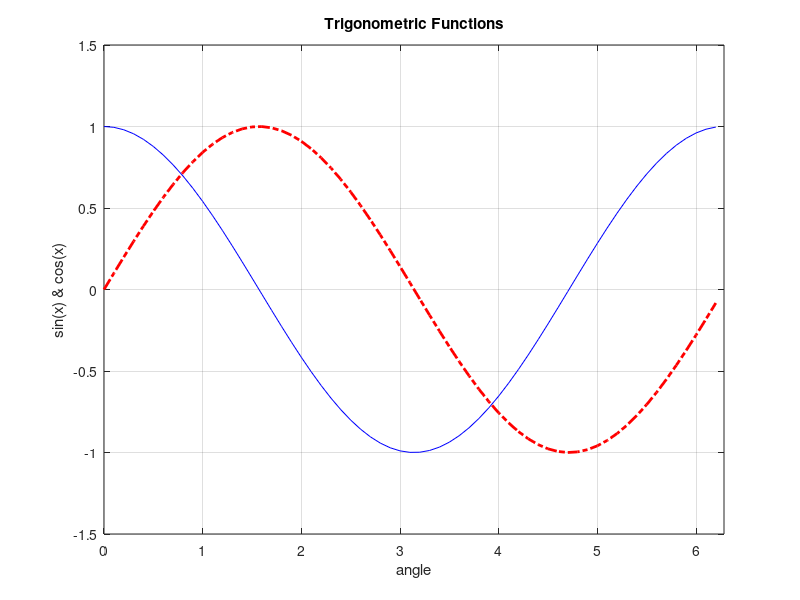

Here is the MATLAB script that generated this plot: (Note: this script raises an error after producing the figure.)
function graphs()
    close all;
    line_plot();
    stock_plot();
    scatter_plot();
    datetime_plot();
    implicit_function_plot();
    function_plot();
    line_plot_3d();
    function_plot_3d();
    logspace_plot();
    semilogy_plot();
    vertical_bar_plot();
    vertical_stack_bar_plot();
    horizontal_bar_plot();
    datetime_bar_plot();
    bar_plot_3d();
    histogram_plot();
    bivariate_histogram_plot();
    categorical_histogram_plot();
    heatmap_plot();
    pie_plot();
    pie_plot_explode();
    pie_plot_3d();
    area_plot();
    contour_plot();
    function_contour_plot();
    polar_plot();
    easy_polar_plot();
    rose_plot();
    polar_histogram_plot();
    polar_scatter_plot();
    vanilla_scatter_plot();
end

function line_plot()
    x = 0.0 : 0.1 : 2.0 * pi;
    y1 = cos(x);
    y2 = sin(x);
    
    figure;
    plot(x, y1, 'b', x, y2, 'r-.', 'LineWidth', 2);
    grid on;
    axis([0 2.0 * pi -1.5 1.5]);
    title('Trigonometric Functions');
    xlabel('angle');
    ylabel('sin(x) & cos(x)');
end

function stock_plot()
    t1 = datetime(2018, 1, 1, 8, 0, 0);
    t2 = datetime(2020, 1, 1, 8, 0, 0);
    t = t1 : t2;
    rd = rand(length(t), 2) .* 100.0;
    series = [{'随便'}, {'不知道'}];
    
    figure;
    plot(t, rd);
    datetick('x');
    xlabel('Date');
    ylabel('Index Value');
    title('Relative Daily Index Closings');
    legend(series, 'Location', 'northwest');
end

function scatter_plot()
    x = 0.0 : 0.1 : 2.0 * pi;
    y1 = sin(x) + rand() * 2.0;
    y2 = cos(x) + rand() * 2.0;
    figure;
    plot(x, y1, 'bo');
    hold on;
    plot(x, y2, 'r+');
    axis([0 2.0 * pi -5.0 5.0]);
    title('RV plot');
    xlabel('It doesn''t matter');
    ylabel('I dunno');
    series = [{'dunno'}, {'doesn''t matter'}];
    legend(series, 'Location', 'northeast');
end

function datetime_plot()
    t1 = datetime(2020, 7, 2, 8, 0, 0);
    t2 = datetime(2020, 9, 5, 8, 0, 0);
    t = t1 : t2;
    rd1 = sin(datenum(t)) + rand() * 2.0;
    figure;
    plot(t, rd1);
    limits = [t1, t2];
    xlim(limits);
    ax = gca;
    ax.XAxis.TickLabelFormat = 'MMMM dd';
    ax.XAxis.TickLabelRotation = 40;
    xlabel('date');
    ylabel('dunno');
    title('Random Heat Map');
end

function implicit_function_plot()
    figure;
    fimplicit(@(x, y) (x .^ 2.0 + y .^ 2.0) .^ 2.0 - x .^ 2.0 + y .^ 2.0, [-1.1 1.1 -1.1 1.1]);
    colormap([0 0 1]);
    title('Lemniscate Function');
end

function function_plot()
    figure;
    fplot(@(x) x .^ 2 .* (3.0 - 2.0 .* x), [-1.0 1.0], 'r', 'LineWidth', 2);
    xlabel('x');
    ylabel('y');
    title('Smoothstep Function');
end

function line_plot_3d()
    x = 0.0 : 0.1 : 2.0 * pi;
    y = [
        x;
        1.5 * x;
        2.0 * x;
        2.5 * x;
        3.0 * x;
        3.5 * x;
        4.0 * x;
    ];
    z = sin(x) + cos(y);
    figure;
    plot3(x, y, z);
    box on;
    axis([0.0 2.0 * pi 0.0 2.0 * pi -10.0 10.0]);
end

function function_plot_3d()
    figure;
    fplot3(@cos, @sin, @(t) sin(5.0 * t), [-pi, pi]);
    xlabel('x');
    ylabel('y');
    zlabel('z');
    title('Rotation thing yay');
end

function logspace_plot()
    zeta = [0.01 0.02 0.05 0.1 0.2 0.5 1.0];
    colors = ['r' 'g' 'b' 'c' 'm' 'y' 'k'];
    w = logspace(-1, 1, 1000);
    figure;    
    for i = 1 : 7
        a = w .^ 2.0 - 1.0;
        b = 2.0 * w * zeta(i);
        gain = sqrt(1.0 ./ (a .^ 2.0 + b .^ 2.0));
        loglog(w, gain, 'Color', colors(i), 'LineWidth', 2);
        hold on;
    end
    axis([0.1 10 0.01 100]);
    title('Fancy graphs');
end

function semilogy_plot()
    eb = 0 : 5;
    ser = [0.1447 0.1112 0.0722 0.0438 0.0243 0.0122];
    ber = [0.0753 0.0574 0.0370 0.0222 0.0122 0.0061];
    figure;
    semilogy(eb, ser, 'bo-');
    hold on;
    semilogy(eb, ber, 'r^-');
    title('Performance of Baseband QPSK');
    xlabel('EbNo (db)');
    ylabel('SER and BER');
    legend('SER', 'BER', 'Location', 'best');
end

function vertical_bar_plot()
    a = randi(10, 1, 10);
    b = randi(10, 1, 10);
    c = randi(10, 1, 10);
    figure;
    bar(1 : 10, [a' b' c'], 1);
    axis([0 11 0 10]);
    legend('Unimportant', 'Nope', 'Whatever', 'Location', 'best');
end

function vertical_stack_bar_plot()
    a = randi(10, 1, 10)';
    b = randi(10, 1, 10)';
    c = randi(10, 1, 10)';
    figure;
    bar(1 : 10, [a b c], 0.5, 'stacked');
    axis([0 11 0 40]);
    legend('Unimportant', 'Nope', 'Whatever', 'Location', 'best');
end

function horizontal_bar_plot()
    a = randi(10, 10, 1);
    figure;
    barh(1 : 10, a, 0.9);
    axis([0 10 0 11]);
end

% So it looks like datetick is not needed here?
function datetime_bar_plot()
    t1 = datetime(2020, 8, 1);
    t2 = datetime(2020, 9, 5);
    t = t1 : t2;
    a = randi(100, length(t), 1);
    bar(t, a);
    xlabel('Date');
    ylabel('Dunno');
end

function bar_plot_3d()
    z = randi(10, 10, 3);
    figure;
    bar3(z);
    axis([0, 4, 0, 11, 0, 11]);
end

function histogram_plot()
    rv = floor((rand(10, 100, 3) .^ 2.0) .* 10.0);
    figure;
    h1 = histogram(rv(:, 1));
    hold on;
    histogram(rv(:, 2), h1.BinEdges);
    histogram(rv(:, 3), h1.BinEdges);
    hold off;
    legend('A', 'B', 'C');
end

function bivariate_histogram_plot()
    x = randn(10000, 1);
    y = randn(10000, 1);
    figure;
    histogram2(x, y);
end

function categorical_histogram_plot()
    rv = randi(4, 100, 1);
    rv = categorical(rv, [1 2 3 4], {'Poor', 'Fair', 'Good', 'Excellent'});
    figure;
    histogram(rv);
end

function heatmap_plot()
    names = {'hello'; 'goodbye'; 'whatever'; 'random'};
    age = randi(10, length(names), 1);
    t = table(names, age);
    figure;
    heatmap(t, 'names', 'age');
end

function pie_plot()
    rv = randi(100, 5, 1);
    figure;
    pie(rv, {'First'; 'Second'; 'Third'; 'Forth'; 'Fifth'});
end

function pie_plot_explode()
    rv = randi(100, 5, 1);
    exp = randi(1, 5, 1);
    figure;
    pie(rv, exp, {'First'; 'Second'; 'Third'; 'Forth'; 'Fifth'});
end

function pie_plot_3d()
    rv = randi(100, 5, 1);
    exp = randi(1, 5, 1);
    figure;
    pie3(rv, exp, {'First'; 'Second'; 'Third'; 'Forth'; 'Fifth'});
end

function area_plot()
    x = 0.0 : 0.5 : 2.0 * pi;
    y = randn(length(x), 4);
    base_value = -1;
    figure;
    colormap winter;
    area(y, base_value);
end

function contour_plot()
    lon = 0 : 0.1 : 3.0;
    lat = 0 : 0.1 : 3.0;
    elev = rand(length(lon), length(lat)) .* 34.0;
    figure;
    contour(lon, lat, elev);
end

function function_contour_plot()
    figure;
    fcontour(@(x, y) sin(3.0 * x) .* cos(x + y), [0 3 0 3], 'Fill', 'on', 'LineColor', 'k');
end

function polar_plot()
    t = 0 : 0.01 : 2.0 * pi;
    r = abs(sin(2.0 * t) .* cos(2.0 * t));
    figure;
    polarplot(t, r);
    title('Polar plot');
end

function easy_polar_plot()
    figure;
    ezpolar('1.0 + cos(t) * sin(t) ^ 2.0');
end

function rose_plot()
    rv = randn(100, 1);
    figure;
    rose(rv, 10);
end

function polar_histogram_plot()
    rv = randn(100, 1);
    figure;
    polarhistogram(rv, 10);
end

function polar_scatter_plot()
    t = 0.0 : 0.1 : 2.0 * pi;
    rv = randn(length(t), 1);
    sz = 30 * randi(20, length(t), 1);
    color = randi(3, length(t), 1);
    figure;
    polarscatter(t, rv, sz, color, 'filled', 'MarkerFaceAlpha', 0.5);
    set(gca, 'Color', [0.7, 0.7, 0.7]);
end

function vanilla_scatter_plot()
    x = randn(100, 1);
    y = randn(100, 1);
    z = randi(5, 100, 1);
    figure;
    scatter(x, y, 30, z);
    set(gca, 'Color', [0.0, 0.0, 0.0]);
end
